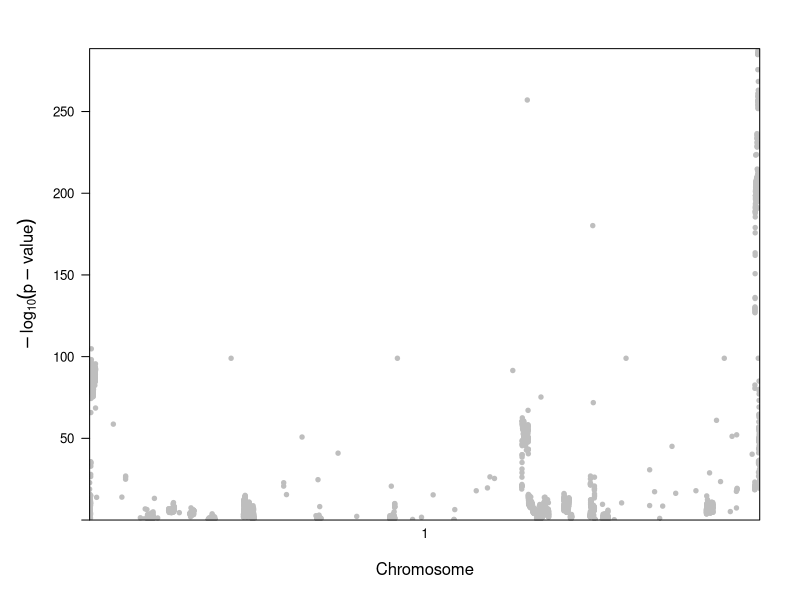
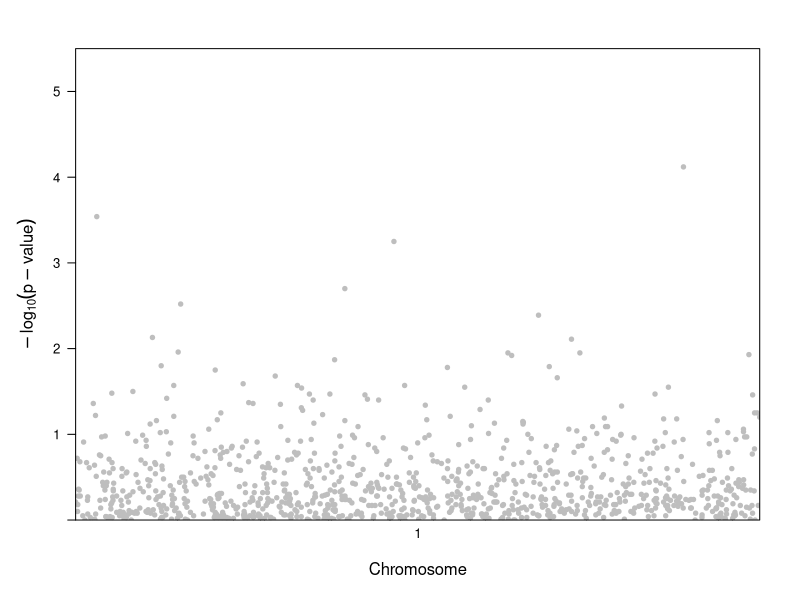

Write R code to recreate these figures, in order.
## ---- chunk 1
library(lattice)
manhattan.plot<-function(chr, pos, pvalue, 
	sig.level=NA, annotate=NULL, ann.default=list(),
	should.thin=T, thin.pos.places=2, thin.logp.places=2, 
	xlab="Chromosome", ylab=expression(-log[10](p-value)),
	col=c("gray","darkgray"), panel.extra=NULL, pch=20, cex=0.8,...) {

	if (length(chr)==0) stop("chromosome vector is empty")
	if (length(pos)==0) stop("position vector is empty")
	if (length(pvalue)==0) stop("pvalue vector is empty")

	#make sure we have an ordered factor
	if(!is.ordered(chr)) {
		chr <- ordered(chr)
	} else {
		chr <- chr[,drop=T]
	}

	#make sure positions are in kbp
	if (any(pos>1e6)) pos<-pos/1e6;

	#calculate absolute genomic position
	#from relative chromosomal positions
	posmin <- tapply(pos,chr, min);
	posmax <- tapply(pos,chr, max);
	posshift <- head(c(0,cumsum(posmax)),-1);
	names(posshift) <- levels(chr)
	genpos <- pos + posshift[chr];
	getGenPos<-function(cchr, cpos) {
		p<-posshift[as.character(cchr)]+cpos
		return(p)
	}

	#parse annotations
	grp <- NULL
	ann.settings <- list()
	label.default<-list(x="peak",y="peak",adj=NULL, pos=3, offset=0.5, 
		col=NULL, fontface=NULL, fontsize=NULL, show=F)
	parse.label<-function(rawval, groupname) {
		r<-list(text=groupname)
		if(is.logical(rawval)) {
			if(!rawval) {r$show <- F}
		} else if (is.character(rawval) || is.expression(rawval)) {
			if(nchar(rawval)>=1) {
				r$text <- rawval
			}
		} else if (is.list(rawval)) {
			r <- modifyList(r, rawval)
		}
		return(r)
	}

	if(!is.null(annotate)) {
		if (is.list(annotate)) {
			grp <- annotate[[1]]
		} else {
			grp <- annotate
		} 
		if (!is.factor(grp)) {
			grp <- factor(grp)
		}
	} else {
		grp <- factor(rep(1, times=length(pvalue)))
	}
  
	ann.settings<-vector("list", length(levels(grp)))
	ann.settings[[1]]<-list(pch=pch, col=col, cex=cex, fill=col, label=label.default)

	if (length(ann.settings)>1) { 
		lcols<-trellis.par.get("superpose.symbol")$col 
		lfills<-trellis.par.get("superpose.symbol")$fill
		for(i in 2:length(levels(grp))) {
			ann.settings[[i]]<-list(pch=pch, 
				col=lcols[(i-2) %% length(lcols) +1 ], 
				fill=lfills[(i-2) %% length(lfills) +1 ], 
				cex=cex, label=label.default);
			ann.settings[[i]]$label$show <- T
		}
		names(ann.settings)<-levels(grp)
	}
	for(i in 1:length(ann.settings)) {
		if (i>1) {ann.settings[[i]] <- modifyList(ann.settings[[i]], ann.default)}
		ann.settings[[i]]$label <- modifyList(ann.settings[[i]]$label, 
			parse.label(ann.settings[[i]]$label, levels(grp)[i]))
	}
	if(is.list(annotate) && length(annotate)>1) {
		user.cols <- 2:length(annotate)
		ann.cols <- c()
		if(!is.null(names(annotate[-1])) && all(names(annotate[-1])!="")) {
			ann.cols<-match(names(annotate)[-1], names(ann.settings))
		} else {
			ann.cols<-user.cols-1
		}
		for(i in seq_along(user.cols)) {
			if(!is.null(annotate[[user.cols[i]]]$label)) {
				annotate[[user.cols[i]]]$label<-parse.label(annotate[[user.cols[i]]]$label, 
					levels(grp)[ann.cols[i]])
			}
			ann.settings[[ann.cols[i]]]<-modifyList(ann.settings[[ann.cols[i]]], 
				annotate[[user.cols[i]]])
		}
	}
 	rm(annotate)

	#reduce number of points plotted
	if(should.thin) {
		thinned <- unique(data.frame(
			logp=round(-log10(pvalue),thin.logp.places), 
			pos=round(genpos,thin.pos.places), 
			chr=chr,
			grp=grp)
		)
		logp <- thinned$logp
		genpos <- thinned$pos
		chr <- thinned$chr
		grp <- thinned$grp
		rm(thinned)
	} else {
		logp <- -log10(pvalue)
	}
	rm(pos, pvalue)
	gc()

	#custom axis to print chromosome names
	axis.chr <- function(side,...) {
		if(side=="bottom") {
			panel.axis(side=side, outside=T,
				at=((posmax+posmin)/2+posshift),
				labels=levels(chr), 
				ticks=F, rot=0,
				check.overlap=F
			)
		} else if (side=="top" || side=="right") {
			panel.axis(side=side, draw.labels=F, ticks=F);
		}
		else {
			axis.default(side=side,...);
		}
	 }

	#make sure the y-lim covers the range (plus a bit more to look nice)
	prepanel.chr<-function(x,y,...) { 
		A<-list();
		maxy<-ceiling(max(y, ifelse(!is.na(sig.level), -log10(sig.level), 0)))+.5;
		A$ylim=c(0,maxy);
		A;
	}

	xyplot(logp~genpos, chr=chr, groups=grp,
		axis=axis.chr, ann.settings=ann.settings, 
		prepanel=prepanel.chr, scales=list(axs="i"),
		panel=function(x, y, ..., getgenpos) {
			if(!is.na(sig.level)) {
				#add significance line (if requested)
				panel.abline(h=-log10(sig.level), lty=2);
			}
			panel.superpose(x, y, ..., getgenpos=getgenpos);
			if(!is.null(panel.extra)) {
				panel.extra(x,y, getgenpos, ...)
			}
		},
		panel.groups = function(x,y,..., subscripts, group.number) {
			A<-list(...)
			#allow for different annotation settings
			gs <- ann.settings[[group.number]]
			A$col.symbol <- gs$col[(as.numeric(chr[subscripts])-1) %% length(gs$col) + 1]    
			A$cex <- gs$cex[(as.numeric(chr[subscripts])-1) %% length(gs$cex) + 1]
			A$pch <- gs$pch[(as.numeric(chr[subscripts])-1) %% length(gs$pch) + 1]
			A$fill <- gs$fill[(as.numeric(chr[subscripts])-1) %% length(gs$fill) + 1]
			A$x <- x
			A$y <- y
			do.call("panel.xyplot", A)
			#draw labels (if requested)
			if(gs$label$show) {
				gt<-gs$label
				names(gt)[which(names(gt)=="text")]<-"labels"
				gt$show<-NULL
				if(is.character(gt$x) | is.character(gt$y)) {
					peak = which.max(y)
					center = mean(range(x))
					if (is.character(gt$x)) {
						if(gt$x=="peak") {gt$x<-x[peak]}
						if(gt$x=="center") {gt$x<-center}
					}
					if (is.character(gt$y)) {
						if(gt$y=="peak") {gt$y<-y[peak]}
					}
				}
				if(is.list(gt$x)) {
					gt$x<-A$getgenpos(gt$x[[1]],gt$x[[2]])
				}
				do.call("panel.text", gt)
			}
		},
		xlab=xlab, ylab=ylab, 
		panel.extra=panel.extra, getgenpos=getGenPos, ...
	);
}
## ---- chunk 2
list.files()
tb = read.csv2( "gwas-t2m-meta0613-positions-pq.csv", stringsAsFactors = F)
tb
## ---- chunk 3
tb_cov = read.csv("msa_position_2_ref_position.csv", row.names = 1)
tb$p = as.numeric(tb$p)
tb$ref_position = tb_cov$ref_positions[ match(tb$msa_position, tb_cov$msa_positions  )]
tb$p[tb$p==0] = 1E-99
summary(tb)
## ---- chunk 4
tb$chr=1
manhattan.plot(tb$chr, tb$ref_position, tb$p)
## ---- chunk 5
createSampleGwasData<-function(chr.count=1, include.X=F) {
	chr<-c(); pos<-c()
	for(i in 1:chr.count) {
		chr <- c(chr,rep(i, 1000))
		pos <- c(pos,ceiling(runif(1000)*(chr.count-i+1)*25*1e3))
	}
	if(include.X) {
		chr <- c(chr,rep("X", 1000))
		pos <- c(pos,ceiling(runif(1000)*5*25*1e3))
	}
	pvalue <- runif(length(pos))
	return(data.frame(chr, pos,pvalue))
}
dd<-createSampleGwasData()
#dd$pvalue[3000] <- 1e-7 #include a significant result
manhattan.plot(dd$chr, dd$pos, dd$pvalue)
## ---- chunk 6
